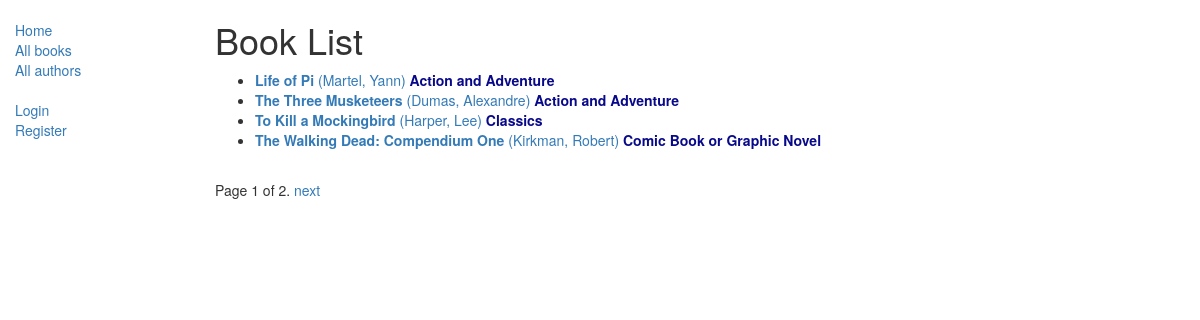
/catalog/books/, run on the app's committed database.
### catalog/models.py (models this page shows, shortened)
class Book(models.Model):
    title = models.CharField(max_length=200)
    author = models.ForeignKey('Author', on_delete=models.SET_NULL, null=True)
    summary = models.TextField(max_length=1000, help_text="Enter a brief description of the book")
    isbn = models.CharField('ISBN',max_length=13, help_text='13 Character <a href="https://www.isbn-international.org/content/what-isbn">ISBN number</a>')
    genre = models.ManyToManyField(Genre, help_text="Select a genre for this book")
    language = models.ForeignKey('Language', on_delete=models.SET_NULL, null=True)
    def get_absolute_url(self):
        return reverse('book-detail', args=[str(self.id)])
    def display_genre(self):
        """
        Creates a string for the Genre. This is required to display genre in Admin.
        """
        return ', '.join([ genre.name for genre in self.genre.all()[:3] ])
    display_genre.short_description = 'Genre'

class Author(models.Model):
    first_name = models.CharField(max_length=100)
    last_name = models.CharField(max_length=100)
    date_of_birth = models.DateField(null=True, blank=True)
    date_of_death = models.DateField('Died', null=True, blank=True)
    def __str__(self):
        return '%s, %s' % (self.last_name, self.first_name)

class Genre(models.Model):
    name = models.CharField(max_length=200, help_text="Enter a book genre (e.g. Science Fiction, French Poetry etc.)")
    def __str__(self):
        return self.name

### catalog/views.py (the view)
# urls.py: path('books/', views.BookListView.as_view(), name='books'),
class BookListView(generic.ListView):
    model = Book
    paginate_by = 4

### catalog/templates/catalog/book_list.html
{% extends "base_generic.html" %}
{% block content %}
    <h1>Book List</h1>
    {% if book_list %}
    <ul>
      {% for book in book_list %}
      <li>
        <b><a href="{{ book.get_absolute_url }}">{{ book.title }}</b> ({{book.author}}) </a> <b><font color="#08088A"> {% for genre in book.genre.all %} {{ genre }}{% if not forloop.last %}, {% endif %}{% endfor %} </font></b>
      </li>
      {% endfor %}
    </ul>
    {% else %}
      <p>There are no books in the library.</p>
    {% endif %}
{% endblock %}

### data on the page
Book: title "Life of Pi", author "Martel, Yann"
Genre: name "Action and Adventure"
Book: title "The Three Musketeers", author "Dumas, Alexandre"
Book: title "To Kill a Mockingbird", author "Harper, Lee"
Genre: name "Classics"
Book: title "The Walking Dead: Compendium One", author "Kirkman, Robert"
Genre: name "Comic Book or Graphic Novel"

### other printed values
{{ page_obj.number }} "1"
{{ page_obj.paginator.num_pages }} "2"
